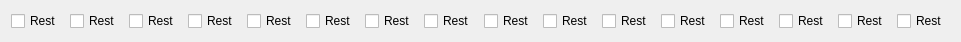
   <widget class="QWidget" name="layoutWidget">
    <property name="geometry">
     <rect>
      <x>10</x>
      <y>100</y>
      <width>961</width>
      <height>41</height>
     </rect>
    </property>
    <layout class="QHBoxLayout" name="horizontalLayout_2">
     <item>
      <widget class="QCheckBox" name="chkRest1">
       <property name="text">
        <string>Rest</string>
       </property>
      </widget>
     </item>
     <item>
      <widget class="QCheckBox" name="chkRest2">
       <property name="text">
        <string>Rest</string>
       </property>
      </widget>
     </item>
     <item>
      <widget class="QCheckBox" name="chkRest3">
       <property name="text">
        <string>Rest</string>
       </property>
      </widget>
     </item>
     <item>
      <widget class="QCheckBox" name="chkRest4">
       <property name="text">
        <string>Rest</string>
       </property>
      </widget>
     </item>
     <item>
      <widget class="QCheckBox" name="chkRest5">
       <property name="text">
        <string>Rest</string>
       </property>
      </widget>
     </item>
     <item>
      <widget class="QCheckBox" name="chkRest6">
       <property name="text">
        <string>Rest</string>
       </property>
      </widget>
     </item>
     <item>
      <widget class="QCheckBox" name="chkRest7">
       <property name="text">
        <string>Rest</string>
       </property>
      </widget>
     </item>
     <item>
      <widget class="QCheckBox" name="chkRest8">
       <property name="text">
        <string>Rest</string>
       </property>
      </widget>
     </item>
     <item>
      <widget class="QCheckBox" name="chkRest9">
       <property name="text">
        <string>Rest</string>
       </property>
      </widget>
     </item>
     <item>
      <widget class="QCheckBox" name="chkRest10">
       <property name="text">
        <string>Rest</string>
       </property>
      </widget>
     </item>
     <item>
      <widget class="QCheckBox" name="chkRest11">
       <property name="text">
        <string>Rest</string>
       </property>
      </widget>
     </item>
     <item>
      <widget class="QCheckBox" name="chkRest12">
       <property name="text">
        <string>Rest</string>
       </property>
      </widget>
     </item>
     <item>
      <widget class="QCheckBox" name="chkRest13">
       <property name="text">
        <string>Rest</string>
       </property>
      </widget>
     </item>
     <item>
      <widget class="QCheckBox" name="chkRest14">
       <property name="text">
        <string>Rest</string>
       </property>
      </widget>
     </item>
     <item>
      <widget class="QCheckBox" name="chkRest15">
       <property name="text">
        <string>Rest</string>
       </property>
      </widget>
     </item>
     <item>
      <widget class="QCheckBox" name="chkRest16">
       <property name="text">
        <string>Rest</string>
       </property>
      </widget>
     </item>
    </layout>
   </widget>
